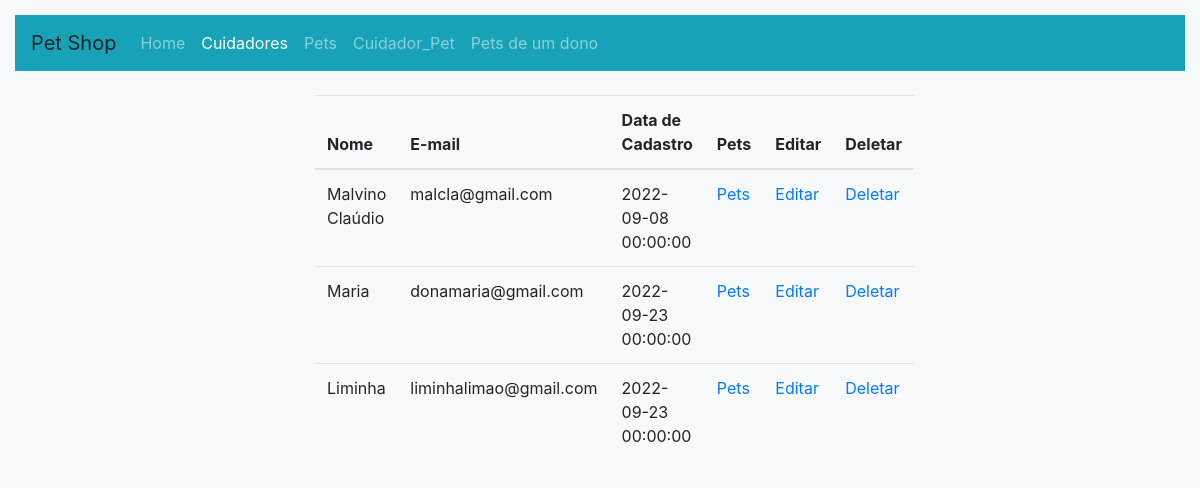
Page /ListaCuidadores.php on the committed database.
### tables this page shows
CREATE TABLE `cuidador` (
  `id` int(11) NOT NULL,
  `nome` varchar(100) NOT NULL,
  `email` varchar(100) NOT NULL,
  `data_cadastro` datetime NOT NULL
);

### Cuidador.php (called while the page is built, shortened)
<?php
class Cuidador
{
    public static function listar()
    {
        try {
            $conexao = Conexao::getConexao();
            $sql = $conexao->prepare("select * from cuidador order by id");
            $sql->execute();
            return $sql->fetchAll();
        } catch (Exception $e) {
            echo $e->getMessage();
            exit;
        }
    }
}
?>

### ListaCuidadores.php (the view, shortened to what this page needs)
<!DOCTYPE html>
<html lang="pt-br">
<head>
    <link rel="stylesheet" href="https://stackpath.bootstrapcdn.com/bootstrap/4.1.3/css/bootstrap.min.css">
    <link rel="stylesheet" href="PetShop.css">
</head>
<body class="bg-light">
    <nav class="navbar navbar-expand-lg navbar-dark bg-info">
        <a class="navbar-brand">Pet Shop</a>
        <div class="collapse navbar-collapse" id="navbarNav">
            <ul class="navbar-nav">
            <li class="nav-item">
                <a class="nav-link" href="index.php">Home</a>
            </li>
            <li class="nav-item active">
                <a class="nav-link" href="ListaCuidadores.php">Cuidadores</a>
            </li>
            <li class="nav-item">
                <a class="nav-link" href="ListaPets.php">Pets</a>
            </li>
            <li class="nav-item ">
                <a class="nav-link" href="ListaCuidador_Pet.php">Cuidador_Pet</a>
            </li>
            <li class="nav-item ">
                <a class="nav-link" href="ListarPetDono.php">Pets de um dono</a>
            </li>
            </ul>
        </div>
    </nav>
    <div class="row">
    <div class="col">
    </div>
    <div class="col-6">
    <br>
    <table class="table bg-light">
        <thead>
            <tr>
            <th scope="col">Nome</th>
            <th scope="col">E-mail</th>
            <th scope="col">Data de Cadastro</th>
            <th scope="col">Pets</th>
            <th scope="col">Editar</th>
            <th scope="col">Deletar</th>
            </tr>
        </thead>
        <tbody>
           <?php
            require_once "configs/Cuidador.php";
            $listaCuidadores =Cuidador::listar();
            foreach ($listaCuidadores as $cuidador) {
                echo "<tr>";
                echo "<td>" . $cuidador["nome"] . "</td>";
                echo "<td>" . $cuidador["email"] . "</td>";
                echo "<td>" . $cuidador["data_cadastro"] . "</td>";
                $id = $cuidador["id"];
                echo "<td><a href='petsCuidador.php?id=$id'>Pets</a>
                     </td>";
                echo "<td>
                <a href='editarCuidador.php?id=$id'>Editar</a>
                </td>";
                echo "<td>
                    <a href='deletarCuidador.php?idCuidador=$id'>Deletar</a>
                </td>";
                echo "</tr>";
            }
            ?>
        </tbody>
    </table>
    </div>
    <div class="col">
    </div>
  </div>
</body>
</html>

### PetShop.css (style rules this page uses)
body { padding: 15px; }

### rows in the picture
cuidador: nome "Malvino Claúdio", email "malcla@gmail.com", data_cadastro "2022-09-08 00:00:00"
cuidador: nome "Maria", email "donamaria@gmail.com", data_cadastro "2022-09-23 00:00:00"
cuidador: nome "Liminha", email "liminhalimao@gmail.com", data_cadastro "2022-09-23 00:00:00"
